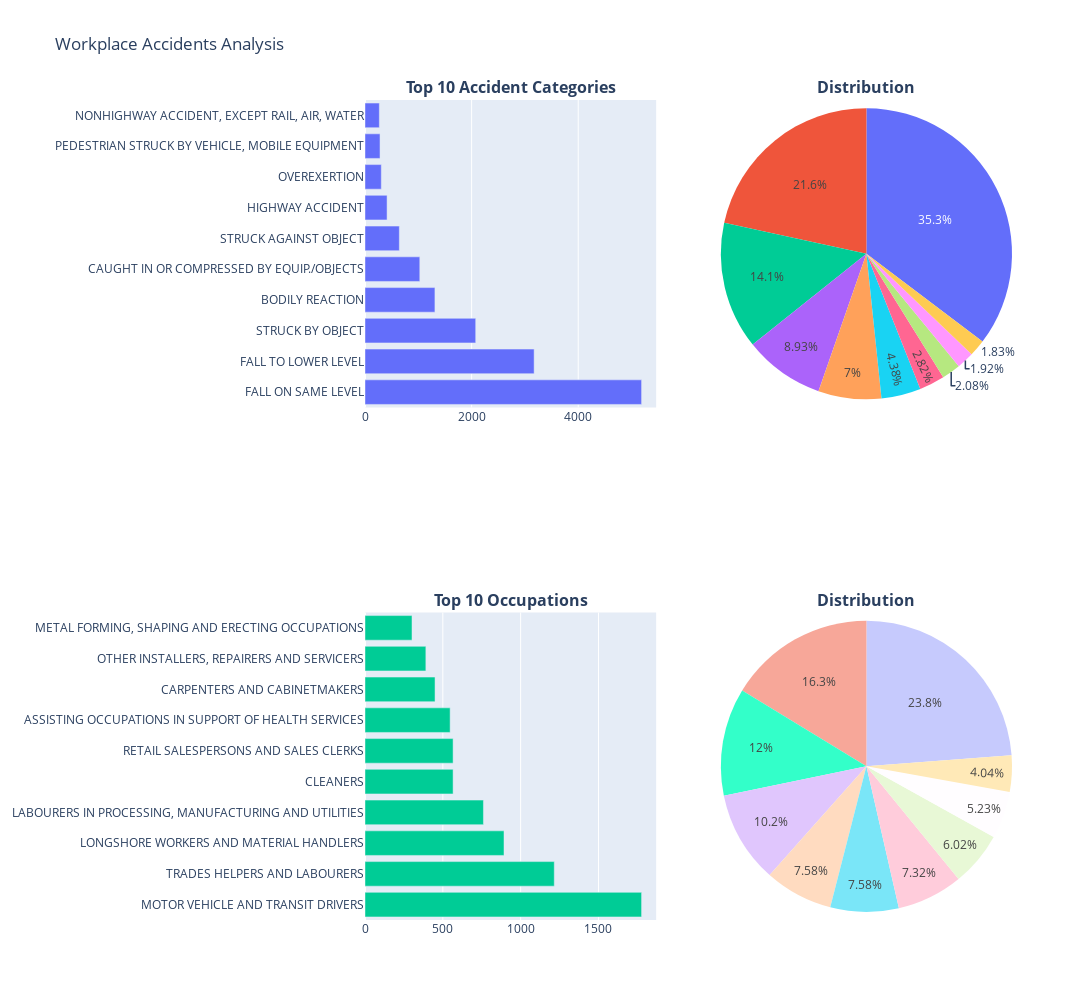

Source (notebook cell):
### Code cell
current_title = "Workplace Accidents Analysis"
print("Current title:", current_title)
fig = make_subplots(
    rows=2, cols=2,
    specs=[[{"type": "xy"}, {"type": "domain"}], [{"type": "xy"}, {"type": "domain"}]],
    subplot_titles=('<b>Top 10 Accident Categories</b>', '<b>Distribution</b>', 
                   '<b>Top 10 Occupations</b>', '<b>Distribution</b>')
)

# Get top 10 values
accidents = df2['accident_category_description'].value_counts().head(10)
occupations = df2['Occupation_Category_Description'].value_counts().head(10)

# Add bar and pie charts
fig.add_trace(go.Bar(x=accidents.values, y=accidents.index, orientation='h'), row=1, col=1)
fig.add_trace(go.Pie(values=accidents.values, labels=accidents.index), row=1, col=2)
fig.add_trace(go.Bar(x=occupations.values, y=occupations.index, orientation='h'), row=2, col=1)
fig.add_trace(go.Pie(values=occupations.values, labels=occupations.index), row=2, col=2)

# Update layout
fig.update_layout(height=1000, width=1400, showlegend=False, title_text="Workplace Accidents Analysis")
fig.write_html("concise_analysis.html")
fig.show()

### Figure 1 — Plotly figure (JSON) as saved in the notebook; plotly's stock layout.template omitted (floating-point values rounded to 4 significant figures)
{"data": [{"orientation": "h", "type": "bar", "x": [5189, 3173, 2077, 1312, 1028, 644, 414, 306, 282, 269], "xaxis": "x", "y": ["FALL ON SAME LEVEL", "FALL TO LOWER LEVEL", "STRUCK BY OBJECT", "BODILY REACTION", "CAUGHT IN OR COMPRESSED BY EQUIP./OBJECTS", "STRUCK AGAINST OBJECT", "HIGHWAY ACCIDENT", "OVEREXERTION", "PEDESTRIAN STRUCK BY VEHICLE, MOBILE EQUIPMENT", "NONHIGHWAY ACCIDENT, EXCEPT RAIL, AIR, WATER"], "yaxis": "y"}, {"domain": {"x": [0.55, 1], "y": [0.625, 1]}, "labels": ["FALL ON SAME LEVEL", "FALL TO LOWER LEVEL", "STRUCK BY OBJECT", "BODILY REACTION", "CAUGHT IN OR COMPRESSED BY EQUIP./OBJECTS", "STRUCK AGAINST OBJECT", "HIGHWAY ACCIDENT", "OVEREXERTION", "PEDESTRIAN STRUCK BY VEHICLE, MOBILE EQUIPMENT", "NONHIGHWAY ACCIDENT, EXCEPT RAIL, AIR, WATER"], "type": "pie", "values": [5189, 3173, 2077, 1312, 1028, 644, 414, 306, 282, 269]}, {"orientation": "h", "type": "bar", "x": [1777, 1216, 893, 761, 566, 566, 547, 450, 391, 302], "xaxis": "x2", "y": ["MOTOR VEHICLE AND TRANSIT DRIVERS", "TRADES HELPERS AND LABOURERS", "LONGSHORE WORKERS AND MATERIAL HANDLERS", "LABOURERS IN PROCESSING, MANUFACTURING AND UTILITIES", "CLEANERS", "RETAIL SALESPERSONS AND SALES CLERKS", "ASSISTING OCCUPATIONS IN SUPPORT OF HEALTH SERVICES", "CARPENTERS AND CABINETMAKERS", "OTHER INSTALLERS, REPAIRERS AND SERVICERS", "METAL FORMING, SHAPING AND ERECTING OCCUPATIONS"], "yaxis": "y2"}, {"domain": {"x": [0.55, 1], "y": [0, 0.375]}, "labels": ["MOTOR VEHICLE AND TRANSIT DRIVERS", "TRADES HELPERS AND LABOURERS", "LONGSHORE WORKERS AND MATERIAL HANDLERS", "LABOURERS IN PROCESSING, MANUFACTURING AND UTILITIES", "CLEANERS", "RETAIL SALESPERSONS AND SALES CLERKS", "ASSISTING OCCUPATIONS IN SUPPORT OF HEALTH SERVICES", "CARPENTERS AND CABINETMAKERS", "OTHER INSTALLERS, REPAIRERS AND SERVICERS", "METAL FORMING, SHAPING AND ERECTING OCCUPATIONS"], "type": "pie", "values": [1777, 1216, 893, 761, 566, 566, 547, 450, 391, 302]}], "layout": {"annotations": [{"font": {"size": 16}, "showarrow": false, "text": "<b>Top 10 Accident Categories</b>", "x": 0.225, "xanchor": "center", "xref": "paper", "y": 1, "yanchor": "bottom", "yref": "paper"}, {"font": {"size": 16}, "showarrow": false, "text": "<b>Distribution</b>", "x": 0.775, "xanchor": "center", "xref": "paper", "y": 1, "yanchor": "bottom", "yref": "paper"}, {"font": {"size": 16}, "showarrow": false, "text": "<b>Top 10 Occupations</b>", "x": 0.225, "xanchor": "center", "xref": "paper", "y": 0.375, "yanchor": "bottom", "yref": "paper"}, {"font": {"size": 16}, "showarrow": false, "text": "<b>Distribution</b>", "x": 0.775, "xanchor": "center", "xref": "paper", "y": 0.375, "yanchor": "bottom", "yref": "paper"}], "height": 1000, "showlegend": false, "title": {"text": "Workplace Accidents Analysis"}, "width": 1400, "xaxis": {"anchor": "y", "domain": [0, 0.45]}, "xaxis2": {"anchor": "y2", "domain": [0, 0.45]}, "yaxis": {"anchor": "x", "domain": [0.625, 1]}, "yaxis2": {"anchor": "x2", "domain": [0, 0.375]}}}
